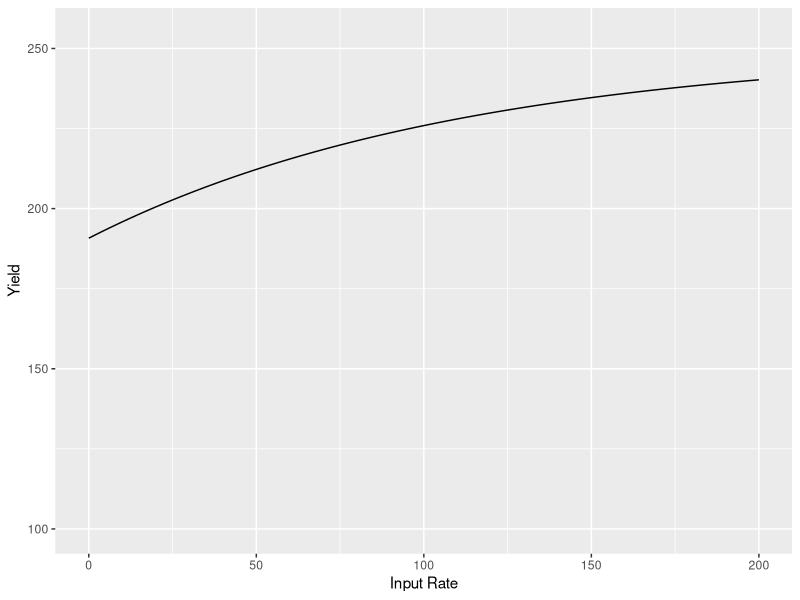

This chart was generated by the following R code: (Note: this script raises an error after producing the figure.)
library(ggplot2)

f_high <- function(x){
  y = 250 * (1 - exp(-.035 * (20 + x)))
  return(y)
}

response_high <- ggplot() +
  xlim(0, 200) +
  ylim(100, 255) +
  geom_function(fun = f_high) +
  xlab("Input Rate") +
  ylab("Yield") +
  theme(axis.title.y=element_blank())


f_mid <- function(x){
  y = 250 * (1 - exp(-.02 * (45 + x)))
  return(y)
}

response_mid <- ggplot() +
  xlim(0, 200) +
  ylim(100, 255) +
  geom_function(fun = f_mid) +
  xlab("Input Rate") +
  ylab("Yield") +
  theme(axis.title.y=element_blank())

f_low <- function(x){
  y = 250 * (1 - exp(-.009 * (160 + x)))
  return(y)
}

response_low <- ggplot() +
  xlim(0, 200) +
  ylim(100, 255) +
  geom_function(fun = f_low) +
  xlab("Input Rate") +
  ylab("Yield") 
response_low

# f_seed <- function(x){
#   y = 150 + 5.2*x - 0.068*(x^2)
#   return(y)
# }
# 
# response_seed <- ggplot() +
#   xlim(0, 60) +
#   ylim(100, 255) +
#   geom_function(fun = f_seed) +
#   xlab("Input Rate") +
#   ylab("Yield") 
# response_seed

library(patchwork)
response_figure <- (response_low + response_mid + response_high) +
  plot_annotation(tag_levels = 'A')
saveRDS(response_figure, here("Results/response_figure.rds"))

